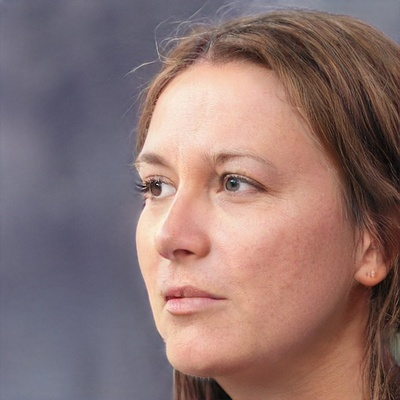
#> input picture img/person.jpg, 400 x 400 px, shrunk from 512 x 512 before the run
$ jupyter execute --allow-errors A6_Python_2.ipynb   (older library calls are emulated)
#> lines starting #> are read from the running program, lines starting #| are printed output that depends on the picture; after the words box and inside, x2 and y2 are one past the last pixel; in counts of white or black regions, pixels touching at a corner belong together
### lib/esu_util.py
from io import BytesIO
import PIL.Image
import IPython.display
import numpy as np
import torch as t
import torch.nn as nn
import torchvision as tv
from scipy.ndimage.filters import gaussian_filter, median_filter
from skimage.restoration import denoise_bilateral, denoise_tv_chambolle

# [30 lines left out: functions autotone_PIL, deprocess, not called in this run]

def filter_median(npimg, params):
    npimg = median_filter(npimg, size=(1, 1, params['fsize'], params['fsize']))
    return npimg

# [19 lines left out: functions filter_TV, gray_square_PIL, not called in this run]

def show_img(img, fmt='jpeg'):
    if type(img) is np.ndarray:
        img = PIL.Image.fromarray(img)
    f = BytesIO()
    img.save(f, fmt)
    IPython.display.display(IPython.display.Image(data=f.getvalue()))

# [15 lines left out: functions pytorch_to_skimage, skimage_to_pytorch, not called in this run]

def np_PIL(img):
    return PIL.Image.fromarray(img)

def PIL_np(img):
    return np.array(img)

### A6_Python_2.ipynb
# Python for Machine Learning II

## Copyright notice

This version (c) 2019 Fabian Offert, [MIT License](LICENSE).

## Imports

[cell 1]
import numpy as np
import os
from PIL import Image
import numpy as np
import sys
sys.path.append('lib/')
from esu_util import show_img, np_PIL, PIL_np
from scipy.ndimage import convolve

## Dictionaries

Dictionaries extend lists in a useful way: they introduce key value pairs which allow indexing an item by name, rather than by position. Dictionaries in Python use curly brackets, item names are strings, item values follow the name, separated by a colon:

[cell 2]
empty_dict = {}
fruit = {'cars':3, 'dragons': 2}

We can get an item from the second dictionary like this:

#> (a cell that did not finish here is left out)

To loop over a dictionary, Python 3 offers the `items()`function. For instance:

[cell 4]
for k, v in fruit.items():
    print(k, v)

will print the contents of the dictionary. Keys and values can be accesses separately. Values of keys can be simply overwritten:

[cell 5]
fruit['apples'] = 15

To check whether a single key is in the dictionary, use the in keyword:

[cell 6]
if 'apples' in fruit:
    print('We have', fruit['apples'], 'apples.')

## Classes

Python is a multi-paradigm programming language. It is not strictly [imperative](https://en.wikipedia.org/wiki/Imperative_programming) or [declarative](https://en.wikipedia.org/wiki/Declarative_programming) but combines feature from both [paradigms](https://en.wikipedia.org/wiki/Programming_paradigm). The building-block like structure of neural networks (or rather the useful abstraction of a building-block like structure), however, lends itself to an object-oriented approach. From Wikipedia:

> Object-oriented programming (OOP) is a programming paradigm based on the concept of "objects", which may contain data, in the form of fields, often known as attributes; and code, in the form of procedures, often known as methods. A feature of objects is that an object's procedures can access and often modify the data fields of the object with which they are associated (objects have a notion of "this" or "self"). In OOP, computer programs are designed by making them out of objects that interact with one another. There is significant diversity of OOP languages, but the most popular ones are class-based, meaning that objects are instances of classes, which typically also determine their type.

Objects are thus arbitrary structures consisting of methods and attributes. We can regard classes as recipes for building objects, or, conversely, we can regard them as abstraction of (future) objects. Classes define which initial attributes and which methods an object will have at its disposal. Objects are *instantiated* from a class. Classes have several predefines methods starting and ending with double underscores. The most commonly used is `__init__`, which is called once when an object is created. Classes - and thus objects - define their own scope, of course. Hence, all class *methods* must take the `self` argument to pass down a reference to the calling object. An example class `Apple` that makes use of all these techniques could be defined like this:

[cell 7]
class Apple():

    color = 'red'
    diameter = 4
    price = '0.0'

    def __init__(self):
        self.price = '1.99'

    def eat(self):
        self.diameter-=1
        if (self.diameter <=0):
            self.diameter = 0

We can now construct an object from the `Apple` class and access its attributes and methods:

[cell 8]
a = Apple()
print(a.color)
print(a.price)
print(a.diameter)
a.eat()
print(a.diameter)

One important technique in OOP is *inheritance*. Inheritance means that we can create new classes that extend existing classes. For instance, climbing further down the ladder of abstraction, we could define a subclass `FujiApple`, which will have all the properties of a regular `Apple`but be more expensive. The base class for a class inheriting properties is defined in parenthesis behind the class name. The following class will have the same attributes and methods as the base class:

[cell 9]
class FujiApple(Apple):

    def __init__(self):
        self.price = 2.99

[cell 10]
b = FujiApple()
print(b.color)
print(b.price)
print(b.diameter)
b.eat()
print(b.diameter)

## Numpy

[NumPy](http://www.numpy.org/), an extension of the Python programming language for high-performance numerical computation, is an important part of all major machine learning frameworks (TensorFlow and PyTorch). Importantly, NumPy re-introduces multidimensional array with predefined *types* to Python, which helps particularly with machine learning tasks. To quote the NumPy docs:

> NumPy’s main object is the homogeneous multidimensional array. It is a table of elements (usually numbers), all of the same type, indexed by a tuple of positive integers. In NumPy dimensions are called axes.

To create a new 10x10 *NumPy 64 bit floating point array* initialized with zero, we can write:

[cell 11]
a = np.zeros([10,10], dtype=np.float64)

The most important property of a NumPy array, next to its content, is its *shape*. In machine learning, we operate on large, high-dimensional arrays of values that constantly change their shape. Thus, it is important to occasionally check what values, shape, and type an array contains:

[cell 12]
print(a)
print(a.shape)
print(a.dtype)

NumPy re-implements many Python functions in a more efficient way. For instance, the generation of random numbers in NumPy is provided by the `np.random.random()` function and its cousins. Moreover, most NumPy functions allow passing a `size` parameter (sometimes implicitly, sometimes explicitly) to create matrices directly from functions:

[cell 13]
for x in range(10):
    print(np.random.random(), np.random.randint(10))

r = np.random.random(size=(3,3))
print(r)

The more complex multidimensional arrays are, the more important does slicing become. For instance, to return the n-th z-axis plane of our three, dimensional array `a` we can write:

[cell 14]
n=1
#> (the rest of this cell did not finish here and is left out)

A colon indicates that the respective dimension (axis) is returned completely, you can think of it as an "empty" slicing operator. NumPy is an incredibly powerful package. Please read through the [official tutorial](https://docs.scipy.org/doc/numpy/user/quickstart.html) to get to know some of the functions its provides.

## <font color='red'>Exercises</font>

1. Define a class `vehicle`, a class `car`, and a class `mercedes`. A Mercedes is a car which is a vehicle. Invent some placeholder attributes and methods (`drive()`, `price`, etc.), and build a Mercedes object.
2. `np.ones` creates NumPy arrays full of ones. Define a three-dimensional array (4x4x4) full of ones and set the value in the first row, second column, third z-plane to 0. Print the array to check if your implementation is correct.

## Walking the file system

Almost every image dataset comes in the form of files, often hundreds and thousands of files. Hence, it is important to be able to move through the file system efficiently. The `os` library makes this really easy. Let's see where we are first. The below command will output our *absolute* path, i.e. the path of the folder we are in right now in relation to the root of our file system (`/`on Unix-like systems).

[cell 15]
# Where are we?
os.getcwd()

We can easily create a new folder, too. Note that this time the path of the folder we are creating is stated as a *relative* path, i.e. inr elation to our current working directory. You will see the new folder pop up in the list on the left.

[cell 16]
if not os.path.exists('saves'): os.makedirs('saves')

"Walking through" a folder and its subfolders is also easy. `os.walk()` will give us all the subfolders and files of a specified directory.

[cell 17]
folder = 'img'
found_files = []
for root, dirs, files in os.walk(folder):
    for file in files:
        found_files.append(f'{root}/{file}')
print(f'{len(found_files)} files found')
print(found_files)

`.endswith()` will check for us which of the files are JPEG files.

[cell 18]
# Filter only JPEG images
for file in found_files:
    if file.endswith('.jpg'):
        print(file)

## Showing an image

We will have to deal with two different image formats in this workshop. A `PIL` image and a `NumPy`image. Showing an image within Jupyter Lab requires some "magic" that we imported from the custom `esu_util` library at the top of this notebook.

[cell 19]
img_PIL = Image.open('img/person.jpg')
#> img_PIL is the input picture: PIL image 400x400 RGB; mean R, G, B 140.5, 114.9, 112.9
show_img(img_PIL)
img_PIL.save('test.jpg') # PIL infers the file format from the extension

## Converting between PIL and NumPy formats

We can only load and save `PIL`-type images. We will only operate on `NumPy`-type images. Thus, we have to convert often. This is fortunately easily done in one line. Our `show_img()` function can handle both types.

[cell 20]
img_np = PIL_np(img_PIL)
show_img(img_np)
img_PIL = np_PIL(img_np)
show_img(img_PIL)

## What is an image?

In Python (for deep learning), images are NumPy arrays, i.e. multi-dimensional matrices. Color images have three channels. For PIL, images are something else: we will only need that to actually look at them in the notebook or write them to disk

[cell 21]
print(img_PIL)
#| <PIL.Image.Image image mode=RGB size=400x400 at 0x7F93DC7856D0>

[cell 22]
a = np.ones((200,200,3), dtype=np.uint8)*200
print(a.shape) # Show the "shape" of a matrix
show_img(a)
#> in show_img (call 4), `img = PIL.Image.fromarray(img)`: img: PIL image 200x200 RGB; every value is 200

## Manipulating pixels

[cell 23]
b = a
b[:,:,1:3] = 0 # Leave only the red channel at 255
show_img(b)
#> in show_img (call 5), `img = PIL.Image.fromarray(img)`:
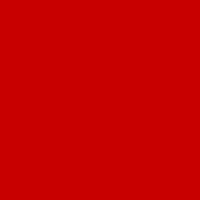
#> img: PIL image 200x200 RGB; mean R, G, B 200, 0, 0

[cell 24]
img_np = PIL_np(img_PIL)
img_np[0:100,0:100,0] = 0
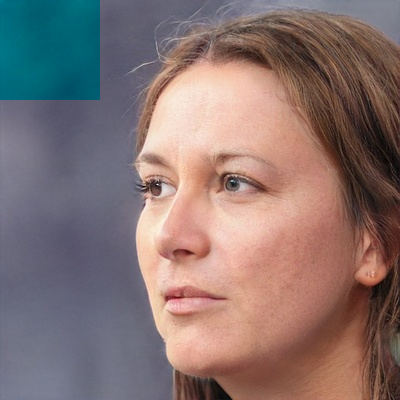
#> img_np: shape (400, 400, 3); 6.25% of pixels changed, all inside (x1, y1, x2, y2) = (0, 0, 100, 100)
show_img(img_np)

## <font color='red'>Exercises</font>

1. Walk your home or documents folder and collect all Word document files, then display only the first three files and the last three files.
2. Create a grey 300x300 pixel image and display it.
3. Re-color 1/3 of the image red, 1/3 green, 1/3 blue and display it.

## Convolution

[Convolution](https://en.wikipedia.org/wiki/Convolution) ist arguably the most important concept in image-based machine learning. In short, convolution is a method to emphasize features in images by running a kernel - a small matrix - over an image - a large matrix - line by line and changing each pixel.


We can use the `convolve` function supplied by the scipy package to apply convolution to an image. All we need is a NumPy array that defines a kernel, for instance an approximate [Gaussian kernel](https://en.wikipedia.org/wiki/Kernel_(image_processing)) that blurs an image.

[cell 25]
# Open image, convert to grayscale
img_PIL = Image.open('img/person.jpg').convert('L')
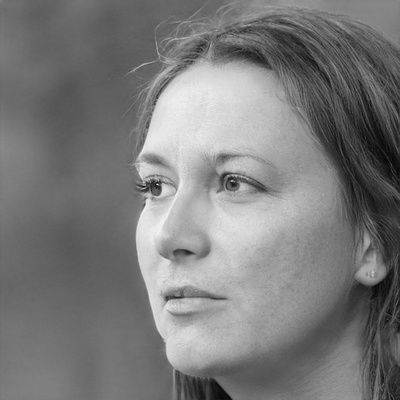
#> img_PIL: PIL image 400x400 L; min 5, max 246, mean 122.3

# Convert image to NumPy array
img = PIL_np(img_PIL)

# Define Gaussian blur kernel
kernel_gaussian = 1/16 * np.array([[1,2,1],[2,4,2],[1,2,1]])

# Run the kernel over the image with the help of scipy_convolve
show_img(np_PIL(convolve(img, kernel_gaussian)))

We can also use convolution to implement other kinds of filters, for instance a sharpen filter that reverses the Gaussian blur filter.

[cell 26]
# Define sharpen kernel
kernel_sharpen = np.array([[0,-1,0],[-1,5,-1],[0,-1,0]])
show_img(np_PIL(convolve(convolve(img, kernel_gaussian), kernel_sharpen)))
